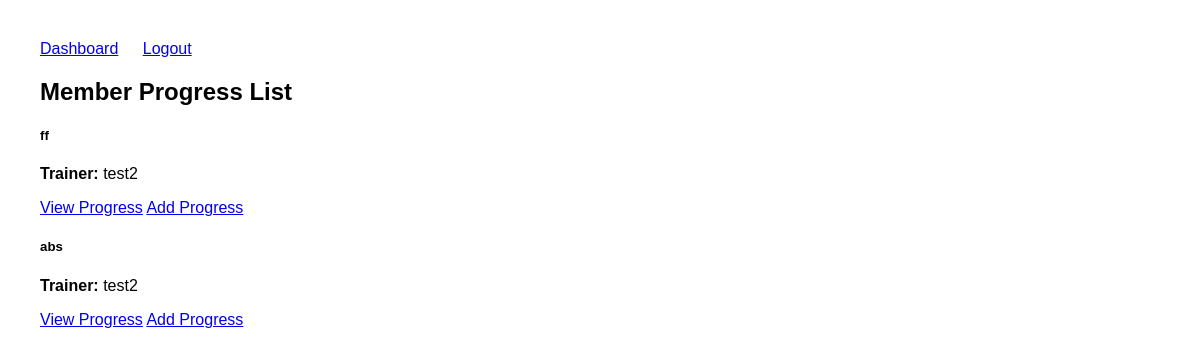
Before: /dashboard/progress/list/ (signed in) with the older database file.
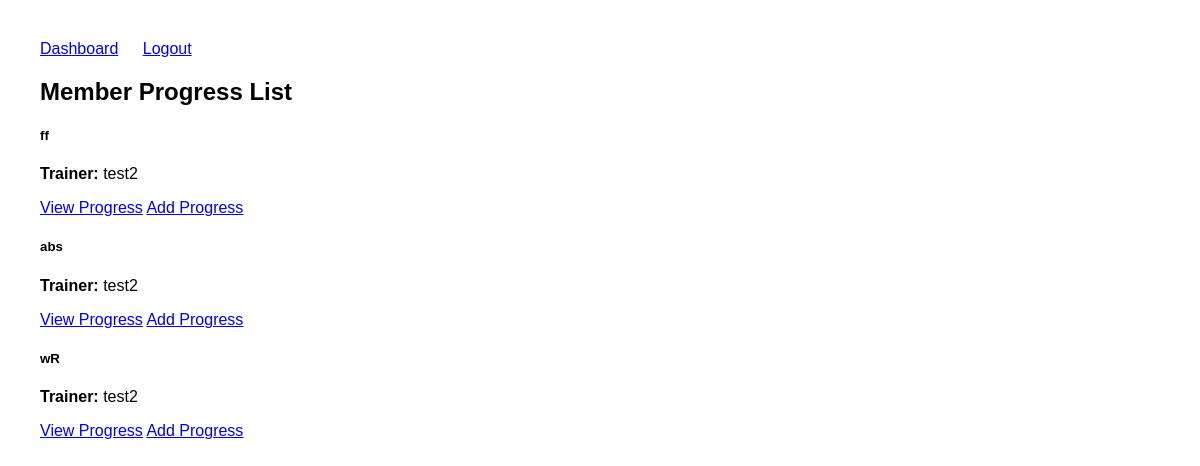
After: the same page with the newer database file.
### users/models.py (models this page shows)
class CustomUser(AbstractUser):
    role = models.CharField(max_length=10, choices=ROLE_CHOICES, default='member')
    name = models.CharField(max_length=100, blank=True, default="")         # ✅ No NULL issues
    age = models.IntegerField(null=True, blank=True)                         # ✅ Optional
    phone = models.CharField(max_length=10, blank=True, default="")          # ✅ No NULL issues
    address = models.TextField(blank=True, default="Not Provided")           # ✅ No NULL issues
    weight = models.FloatField(null=True, blank=True)                        # ✅ Optional
    height = models.FloatField(null=True, blank=True)                        # ✅ Optional
    experience = models.IntegerField(null=True, blank=True)                  # ✅ Optional
    trainer = models.ForeignKey(
        'self',
        on_delete=models.SET_NULL,
        null=True,
        blank=True,
        limit_choices_to={'role': 'trainer'},
        related_name='assigned_members'
    )

### dashboard/views.py (the view)
# urls.py: path('progress/list/', views.progress_list, name='progress_list'),
@login_required
def progress_list(request):
    if request.user.role == 'trainer':
        members = CustomUser.objects.filter(trainer=request.user, role='member')
    elif request.user.role == 'member':
        members = [request.user]
    else:
        members = CustomUser.objects.filter(role='member')
    return render(request, 'progress_list.html', {'members': members})

### templates/progress_list.html
{% extends 'base.html' %}
{% block content %}
<div class="container mt-4">
    <h2>Member Progress List</h2>
    <div class="row mt-4">
        {% for member in members %}
        <div class="col-md-4 mb-3">
            <div class="card">
                <div class="card-body">
                    <h5 class="card-title">{{ member.name|default:member.username }}</h5>
                    <p class="card-text">
                        {% if member.trainer %}
                            <strong>Trainer:</strong> {{ member.trainer.name|default:member.trainer.username }}
                        {% endif %}
                    </p>
                    <div class="btn-group">
                        <a href="{% url 'view_progress' member.id %}" class="btn btn-primary">View Progress</a>
                        {% if user.role == 'trainer' %}
                            <a href="{% url 'add_progress' member.id %}" class="btn btn-success">Add Progress</a>
                        {% endif %}
                    </div>
                </div>
            </div>
        </div>
        {% empty %}
        <div class="col-12">
            <div class="alert alert-info">
                No members found.
            </div>
        </div>
        {% endfor %}
    </div>
</div>
{% endblock %}

Changed rows visible on the page:
now on this page (row edited): CustomUser: name "wR", trainer.name "test2"
